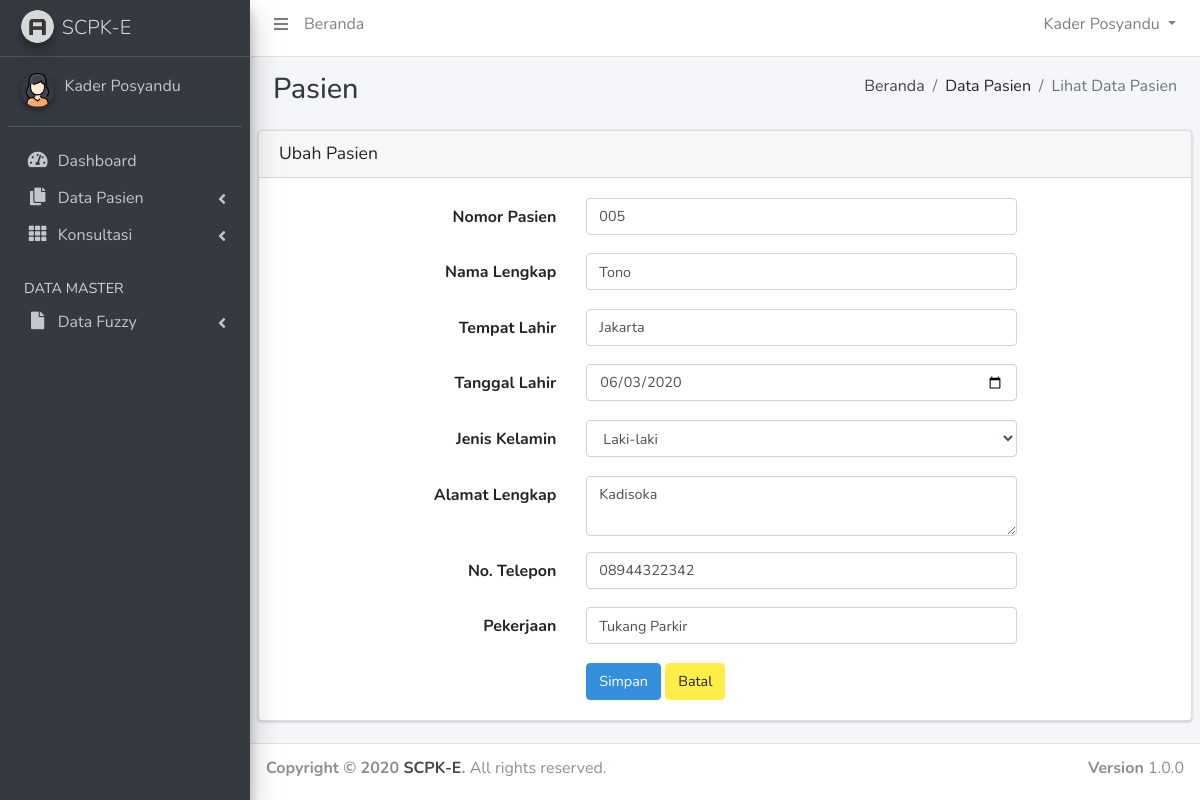
The app's page /scpk-e/?page=pasien-input&stat=ubah&id=14 (signed in) with its own data.
### tables this page shows
CREATE TABLE `pasien` (
  `id_pasien` int(11) NOT NULL,
  `no_pasien` varchar(16) NOT NULL,
  `nama_lengkap` varchar(50) NOT NULL,
  `tempat_lahir` varchar(30) NOT NULL,
  `tanggal_lahir` date NOT NULL,
  `jenis_kelamin` char(1) NOT NULL,
  `alamat_lengkap` varchar(100) NOT NULL,
  `no_telepon` varchar(13) NOT NULL,
  `pekerjaan` varchar(30) NOT NULL,
  `terdaftar` datetime NOT NULL
);

### scpk-e/config/library.php (called while the page is built, shortened)
<?php
function antiinjec($data){
  $filter_sql = mysql_real_escape_string(stripslashes(strip_tags(htmlspecialchars($data,ENT_QUOTES))));
  return $filter_sql;
}
?>

### scpk-e/config/koneksi.php (called while the page is built, shortened)
<?php
function querydb($query)
{
	$result=mysql_query($query) or die ("gagal melakukan Query=$query");
	return $result;
}
?>

### scpk-e/input_pasien.php (the view, shortened to what this page needs)
<?php
$stat	= @$_GET['stat'];
$id		= (int)antiinjec(@$_GET['id']);
if($stat=="ubah") {
	$hdata=querydb("SELECT id_pasien, no_pasien, nama_lengkap, tempat_lahir, tanggal_lahir, jenis_kelamin, alamat_lengkap, no_telepon, pekerjaan, terdaftar FROM pasien WHERE id_pasien=$id");
	$data=mysql_fetch_array($hdata);
}
			?>
<div class="content-header">
  <div class="container-fluid">
    <div class="row mb-2">
      <div class="col-sm-6">
        <h1 class="m-0 text-dark">Pasien</h1>
      </div>
      <div class="col-sm-6">
        <ol class="breadcrumb float-sm-right">
          <li class="breadcrumb-item"><a href="?page=home">Beranda</a></li>
          <li class="breadcrumb-item">Data Pasien</li>
          <li class="breadcrumb-item active">Lihat Data Pasien</li>
        </ol>
      </div>
    </div>
  </div>
</div>
<section class="content">
  <div class="row">
    <div class="col-12">
      <div class="card">
        <div class="card-header">
          <h2 class="card-title" style="margin-bottom: 1px;"><?php if($stat=="tambah") { echo "Tambah"; } elseif($stat=="ubah") { echo "Ubah"; } ?> Pasien</h2>
        </div>
        <div class="card-body">
          <form class="needs-validation" action="?page=pasien-input&stat=<?php echo $stat; ?>" method="post" enctype="multipart/form-data" name="form1" id="form1" novalidate>
				<div class="form-group row">
					<label for="validationCustom01" class="col-md-4 col-form-label text-md-right">Nomor Pasien</label>
					<div class="col-md-6">
						<input type="number" class="form-control" id="validationCustom01" name="no_pasien" value="<?php echo"$data[no_pasien]";?>" required>
					</div>
				</div>
				<div class="form-group row">
					<label for="validationCustom02" class="col-md-4 col-form-label text-md-right">Nama Lengkap</label>
					<div class="col-md-6">
						<input type="text" class="form-control" id="validationCustom02" name="nama_lengkap" value="<?php echo"$data[nama_lengkap]";?>" required>
					</div>
				</div>
				<div class="form-group row">
					<label for="validationCustom03" class="col-md-4 col-form-label text-md-right">Tempat Lahir</label>
					<div class="col-md-6">
						<input type="text" class="form-control" id="validationCustom03" name="tempat_lahir" value="<?php echo"$data[tempat_lahir]";?>" required>
					</div>
				</div>
                <div class="form-group row">
					<label for="validationCustom04" class="col-md-4 col-form-label text-md-right">Tanggal Lahir</label>
					<div class="col-md-6">
						<input type="date" class="form-control" id="validationCustom04" name="tanggal_lahir" value="<?php echo"$data[tanggal_lahir]";?>" required>
					</div>
				</div>
				<div class="form-group row">
					<label for="validationCustom05" class="col-md-4 col-form-label text-md-right">Jenis Kelamin</label>
					<div class="col-md-6">
						<select class="form-control" id="validationCustom05" name="jenis_kelamin" required>
							<option value="L" <?php if($data['jenis_kelamin']=="L") { echo "selected"; } ?>>Laki-laki</option>
						</select>
					</div>
				</div>
                <div class="form-group row">
					<label for="validationCustom05" class="col-md-4 col-form-label text-md-right">Alamat Lengkap</label>
					<div class="col-md-6">
						<textarea class="form-control" id="validationCustom05" name="alamat_lengkap" required><?php echo"$data[alamat_lengkap]";?></textarea>
					</div>
				</div>
                <div class="form-group row">
					<label for="validationCustom06" class="col-md-4 col-form-label text-md-right">No. Telepon</label>
					<div class="col-md-6">
						<input type="number" class="form-control" id="validationCustom06" name="no_telepon" value="<?php echo"$data[no_telepon]";?>" required>
					</div>
				</div>
                <div class="form-group row">
					<label for="validationCustom07" class="col-md-4 col-form-label text-md-right">Pekerjaan</label>
					<div class="col-md-6">
						<input type="text" class="form-control" id="validationCustom07" name="pekerjaan" value="<?php echo"$data[pekerjaan]";?>" required>
					</div>
				</div>
				<div class="form-group row mb-0">
					<div class="col-md-8 offset-md-4">
						<button type="submit" class="btn btn-primary" value="Simpan" name="stat_simpan">Simpan</button>
						<button type="submit" class="btn btn-warning" onclick="window.history.back();" value="Batal">Batal</button>
					</div>
				</div>
          </form>
        </div>
      </div>
    </div>
  </div>
</section>

### records on screen
pasien: no_pasien "005", nama_lengkap "Tono", tempat_lahir "Jakarta", tanggal_lahir "06/03/2020", jenis_kelamin "Laki-laki", alamat_lengkap "Kadisoka", no_telepon "08944322342", pekerjaan "Tukang Parkir"
